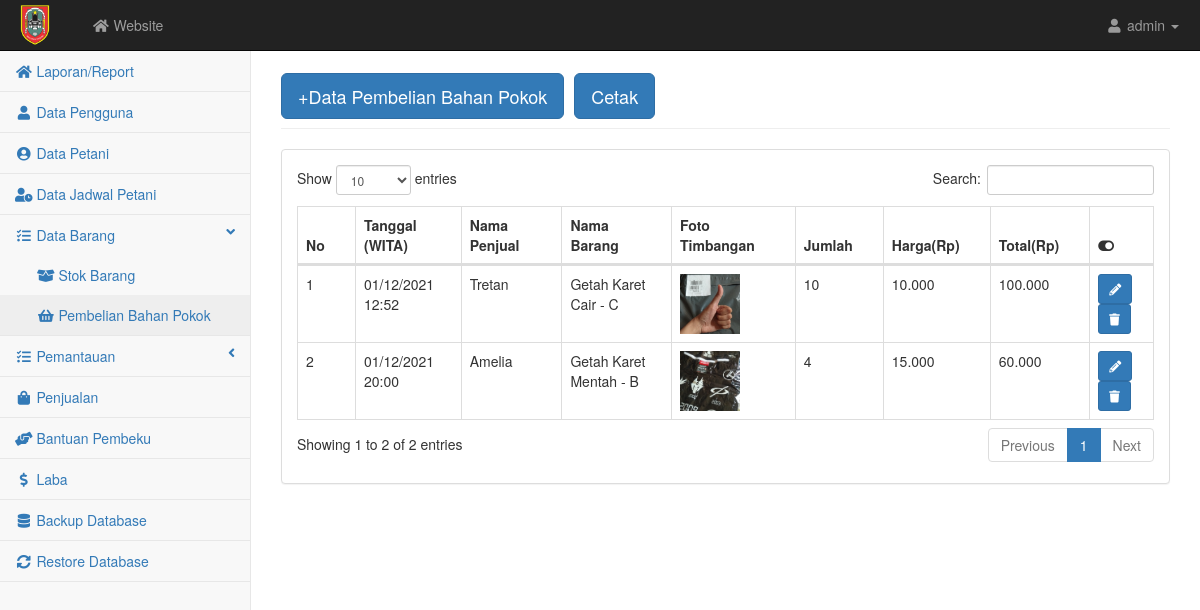
The page /admin/masuk.php on the database its author committed.
### tables this page shows
CREATE TABLE `inventorimasuk` (
  `idinventorimasuk` int(5) NOT NULL,
  `idinventori` int(2) NOT NULL,
  `id` int(5) NOT NULL,
  `tgl` datetime NOT NULL,
  `gambar` text NOT NULL,
  `jumlah` int(3) NOT NULL,
  `harga` float NOT NULL,
  `total` float NOT NULL
);

CREATE TABLE `user` (
  `id` int(5) NOT NULL,
  `nama` varchar(100) NOT NULL,
  `username` varchar(10) NOT NULL,
  `password` varchar(10) NOT NULL,
  `nik` varchar(30) NOT NULL,
  `telp` varchar(15) NOT NULL,
  `alamat` text NOT NULL,
  `level` varchar(30) NOT NULL,
  `luaslahan` varchar(50) NOT NULL,
  `kelompok` varchar(50) NOT NULL,
  `file1` text NOT NULL,
  `file2` text NOT NULL,
  `file3` text NOT NULL,
  `status` varchar(50) NOT NULL
);

CREATE TABLE `inventori` (
  `idinventori` int(2) NOT NULL,
  `namainven` varchar(50) NOT NULL,
  `satuan` varchar(50) NOT NULL,
  `stok` int(3) NOT NULL,
  `harga` float NOT NULL
);

### admin/masuk.php (the view, shortened to what this page needs)
<?php require('atas.php') ?>
<div id="page-wrapper">
    <div class="container-fluid">
        <div class="row">
            <div class="col-lg-12">
                <h1 class="page-header"><button class="btn btn-primary btn-lg"><a href="masuk_input.php" style="color: white; text-decoration: none">+Data Pembelian Bahan Pokok</a></button>
                <button type="button" class="btn btn-primary btn-lg" data-toggle="modal" data-target="#myModal"> Cetak </button></h1>
            </div>
        </div>
        <div class="row">
            <div class="col-lg-12">
                <div class="panel panel-default">
                    <div class="panel-body">
                        <div class="table-responsive">
                            <table class="table table-bordered table-hover" id="dataTables-example">
                                <thead class="success">
                                    <tr>
                                        <th>No</th>
                                        <th>Tanggal (WITA)</th>
                                        <th>Nama Penjual</th>
                                        <th>Nama Barang</th>
                                        <th>Foto Timbangan</th>
                                        <th>Jumlah</th>
                                        <th>Harga(Rp)</th>
                                        <th>Total(Rp)</th>
                                        <th><i class="fa fa-toggle-on"></i></th>
                                    </tr>
                                </thead>
                                <tbody>
                                    <?php $no=1; $query = mysqli_query($kon, "SELECT *,inventorimasuk.harga as harganya FROM inventorimasuk INNER JOIN inventori ON inventorimasuk.idinventori = inventori.idinventori INNER JOIN user ON inventorimasuk.id = user.id ORDER BY namainven ASC");
                                        while($data = mysqli_fetch_array($query)){ ?>
                                            <tr class="odd gradeX">
                                                    <td><?= $no++; ?></td>
                                                    <td><?= date('d/m/Y H:i',strtotime($data['tgl'])); ?></td>
                                                    <td><?= $data['nama'] ?></td>
                                                    <td><?= $data['namainven'] ?></td>
                                                    <td><a target="_blank" href="../images/<?= $data['gambar'] ?>"><img src="../images/<?= $data['gambar'] ?>" width='60px'></a></td>
                                                    <td><?= $data['jumlah'] ?></td>
                                                    <td><?= number_format($data['harganya'],0,'.','.') ?></td>
                                                    <td><?= number_format($data['total'],0,'.','.') ?></td>
                                                    <td>
                                                        <a href="masuk_edit.php?idinventorimasuk=<?php echo $data['idinventorimasuk']; ?>" class="btn btn-primary btn-sm"><i class="fa fa-pencil-alt"></i></a>
                                                        <button class="btn btn-primary btn-sm" type="button" onclick="return confirm('Yakin ingin Menghapus?');"><a href="delete.php?idinventorimasuk=<?php echo $data['idinventorimasuk'] ?>" style="color: white;"><i class="fa fa-trash"></i></a></button>
                                                    </td>
                                                </tr>
                                        <?php } ?>
                                </tbody>
                            </table>
                        </div>
                    </div>
                </div>
            </div>
        </div>
    </div>
</div>
    </div>
<?php require('bawah.php') ?>

### admin/css/startmin.css (style rules this page uses)
body { background-color: #f8f8f8; }
#page-wrapper { padding-top: 30px; min-height: 568px; background-color: #fff; }
@media (min-width:768px) { #page-wrapper { position: inherit; margin-left: 250px; padding: 30px 15px 0 15px; border-left: 1px solid #e7e7e7; } }
table.dataTable thead .sorting, table.dataTable thead .sorting_asc, table.dataTable thead .sorting_desc, table.dataTable thead .sorting_asc_disabled, table.dataTable thead .sorting_desc_disabled { background: 0 0; }
table.dataTable thead .sorting_asc:after { content: "\f0de"; float: right; font-family: fontawesome; }
table.dataTable thead .sorting:after { content: "\f0dc"; float: right; font-family: fontawesome; color: rgba(50,50,50,.5); }

### rows shown on the page
inventorimasuk: tgl "01/12/2021 12:52", id.nama "Tretan", idinventori.namainven "Getah Karet Cair - C", gambar (picture), jumlah "10", harga "10.000", total "100.000"
inventorimasuk: tgl "01/12/2021 20:00", id.nama "Amelia", idinventori.namainven "Getah Karet Mentah - B", gambar (picture), jumlah "4", harga "15.000", total "60.000"
